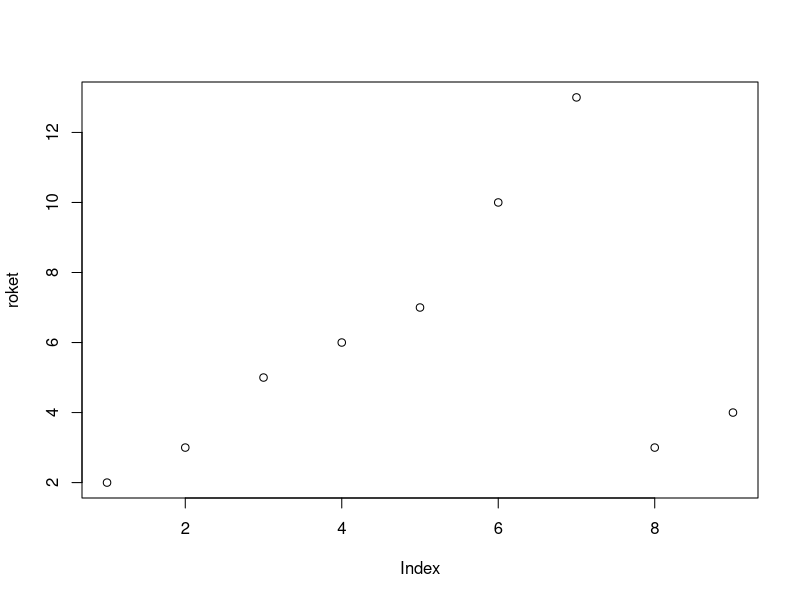
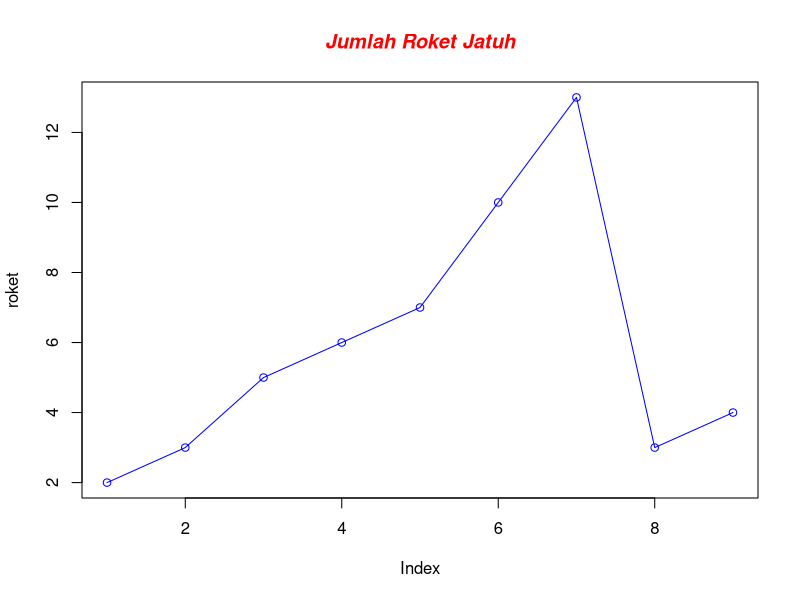
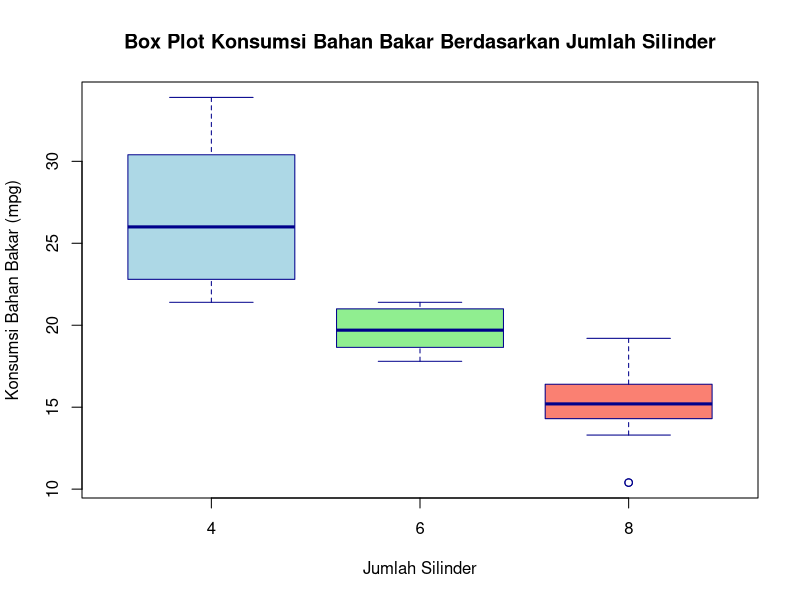
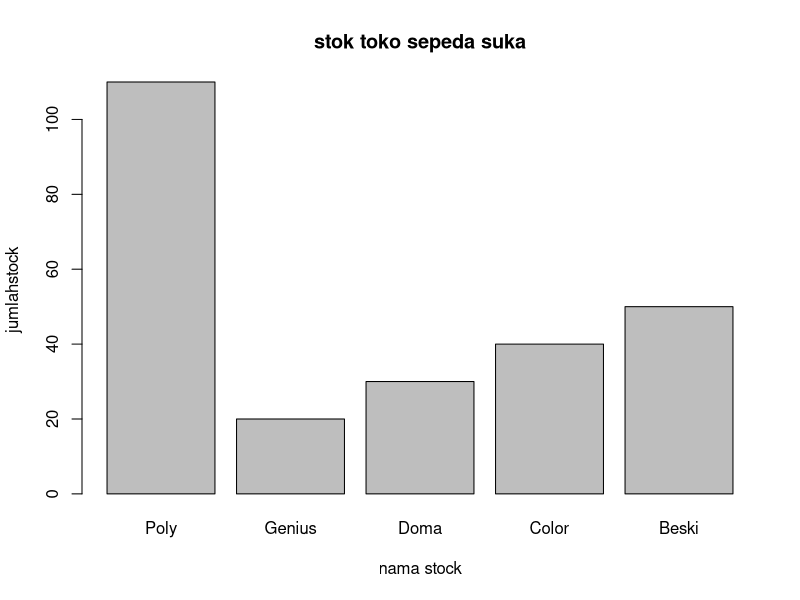
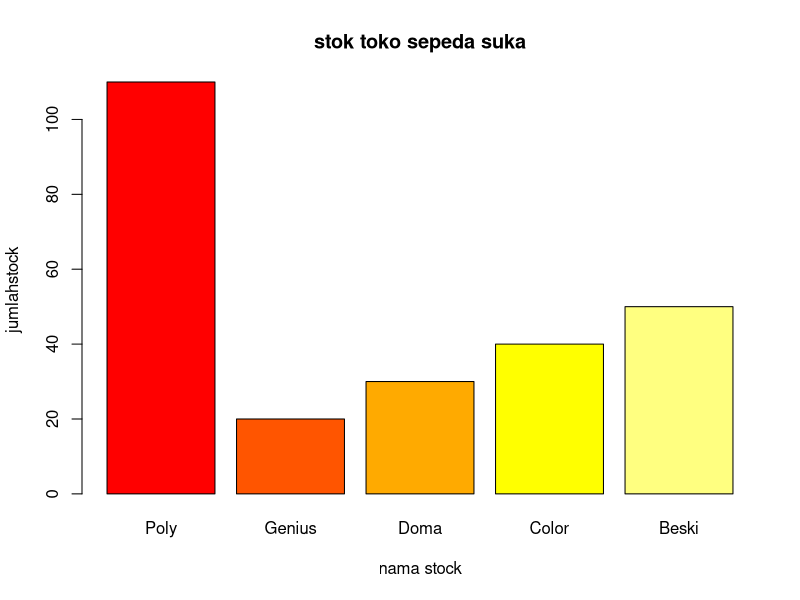
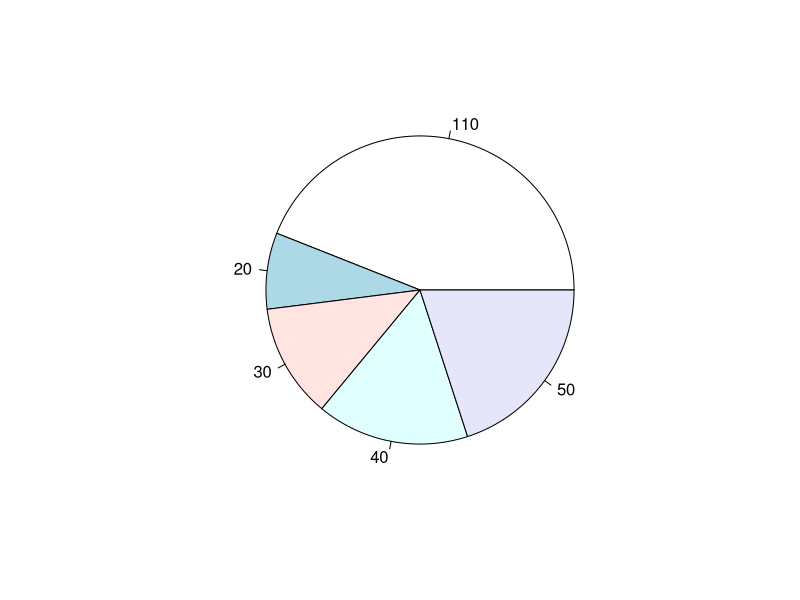
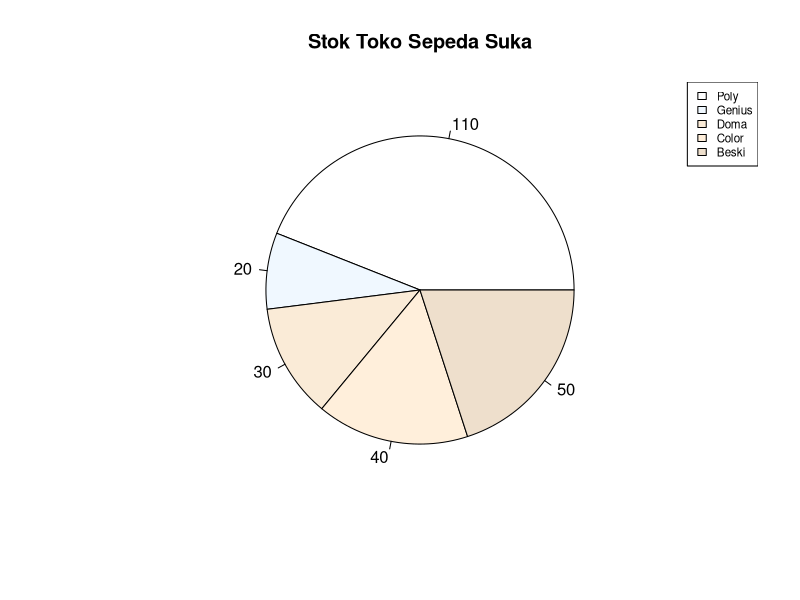

Write R code to recreate these figures, in order.
## ---- chunk 1
id<-(letters[4:10])
id
saving<-c(100,200,150,130,120,200,250)
income<-c(1000,1200,1300,1100,1500,1250,1150)
#Setelah selesai, saya akan 
datcoba<-data.frame(id,saving,income)

## ---- chunk 2
coba<-c(100,200,300)
coba
cobax<-c("Macan","Singa","Serigala")
cobax

## ---- chunk 3
typeof(coba)
length(coba)
class(coba)
str(coba)
#Untuk menamabah data, kita bisa masukkan data seperti ini 
coba<-c(coba,400)
coba
#Jika hendak menampilkan data berturut kita bisa membuat seperti ini 
seri<-(1:7)
seri
## ---- chunk 4
cobax<-c(cobax,"Macan Tutul")
cobax
## ---- chunk 5
n<-matrix(1:9,nrow=3,ncol=3)
n

## ---- chunk 6
# Membuat list sederhana
listku <- list(
  angka = 47,                   # elemen dengan tipe data numerik
  teks = "Halo, dunia!",        # elemen dengan tipe data karakter
  vektor = c(3, 1, 2, 4),       # elemen dengan tipe data vektor numerik
  matrix = matrix(1:4, 2, 2),   # elemen dengan tipe data matriks
  data = data.frame(A = 1:3, B = c("a", "b", "c"))  # elemen dengan tipe data data frame
)

# Menampilkan isi list
print(listku)

## ---- chunk 7
roket=c(2,3,5,6,7,10,13,3,4)
plot(roket)
#jika mau merubah gaya grafik
plot(roket,type="o",col="blue")

title(main="Jumlah Roket Jatuh",col.main="red",font.main=4)
## ---- chunk 8
# Menggunakan data bawaan mtcars
data(mtcars)

# Membuat box plot untuk menunjukkan distribusi konsumsi bahan bakar (mpg) berdasarkan jumlah silinder (cyl)
boxplot(mpg ~ cyl, 
        data = mtcars, 
        main = "Box Plot Konsumsi Bahan Bakar Berdasarkan Jumlah Silinder",
        xlab = "Jumlah Silinder",
        ylab = "Konsumsi Bahan Bakar (mpg)",
        col = c("lightblue", "lightgreen", "salmon"),
        border = "darkblue")

## ---- chunk 9
#Membuat Data terlebih dahulu
stocktoko <-c("Poly", "Genius", "Doma", "Color", "Beski")
jumlahstock<-c(110,20,30,40,50)
#Membuat data frame 
stoko<-data.frame(stocktoko,jumlahstock)
#Membuat Grafik
View(stoko)

barplot(stoko$jumlahstock,main="stok toko sepeda suka", xlab="nama stock", ylab="jumlahstock",names.arg=stoko$stocktoko)

barplot(stoko$jumlahstock,main="stok toko sepeda suka", xlab="nama stock", ylab="jumlahstock",names.arg=stoko$stocktoko,col=heat.colors(5))

## ---- chunk 10
pie(stoko$jumlahstock,labels = stoko$jumlahstock)
#Menambahkan judul Grafik
pie(stoko$jumlahstock,labels=stoko$jumlahstock, main="Stok Toko Sepeda Suka",col=colors(5))
#Menambahkan Legenda
legend("topright",c("Poly","Genius","Doma","Color","Beski"),cex=0.7,fill=colors(5))
## ---- chunk 11
#membuat vector data nilai kelas statistika
nilaistatistika = c(78,45,67,76,55,68,59,42,74,64)
#membuat perintah grafik daun 
stem(nilaistatistika)
## ---- chunk 12
summary(nilaistatistika)
sd(nilaistatistika)
## ---- chunk 13
summary(datcoba)
